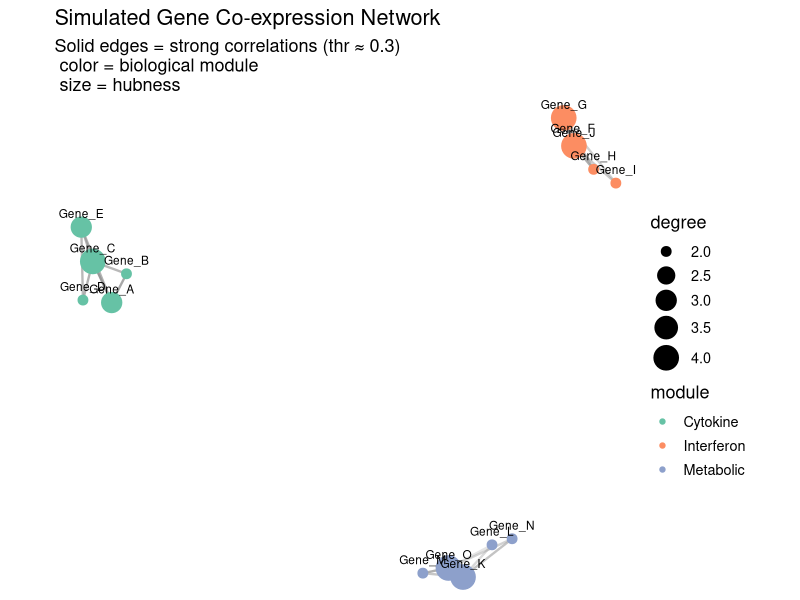
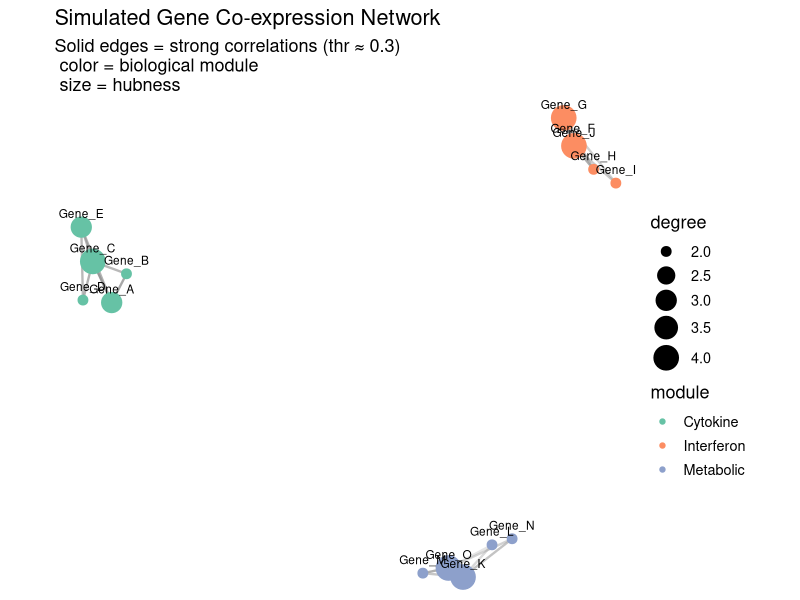
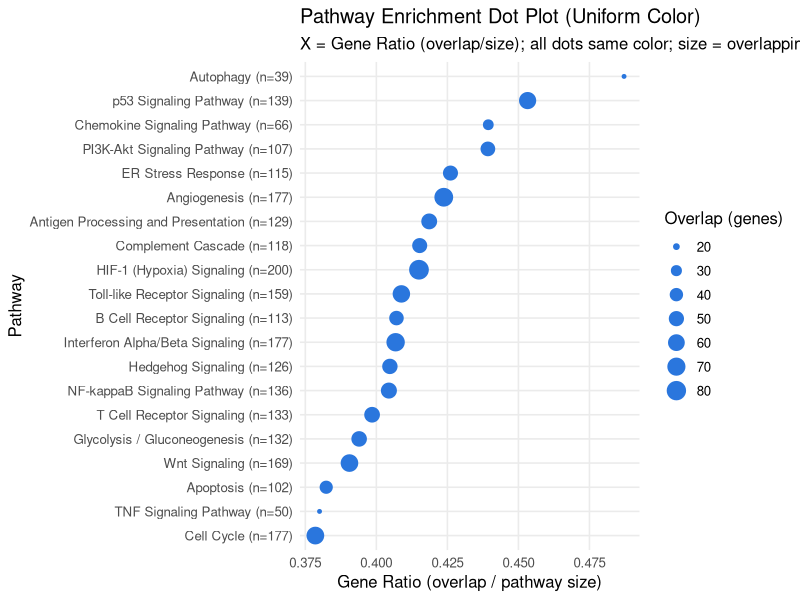
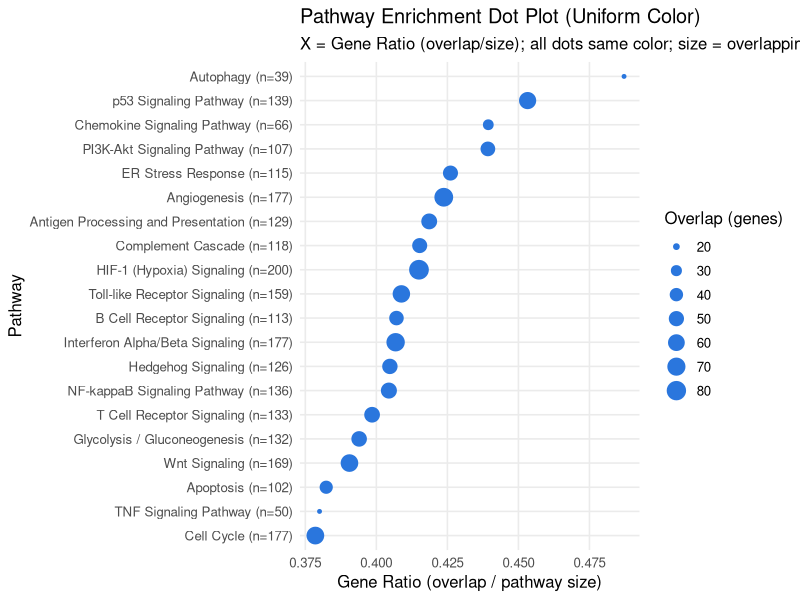

Reproduce these figures in R, in order.
## ---- chunk 1
#| fig-width: 8
#| fig-height: 9

# install.packages(c("tidyverse", "igraph", "ggraph"))  # if needed

library(tidyverse)
set.seed(2025)

# ---------- Simulate Data ----------
n  <- 40
p  <- 15
genes <- paste0("Gene_", LETTERS[1:p])
mod1 <- 1:5; mod2 <- 6:10; mod3 <- 11:15

z1 <- rnorm(n); z2 <- rnorm(n); z3 <- rnorm(n)
expr <- matrix(rnorm(n * p, sd = 0.35), nrow = n, ncol = p)
colnames(expr) <- genes
expr[, mod1] <- expr[, mod1] + 1.2*z1
expr[, mod2] <- expr[, mod2] + 1.2*z2
expr[, mod3] <- expr[, mod3] + 1.2*z3

# ---------- correlations & adaptive threshold ----------
C <- cor(expr)
diag(C) <- 0
abs_r <- abs(C[upper.tri(C)])

# primary threshold from the 70th percentile (tweak if you like)
thr <- unname(quantile(abs_r, 0.70))

edges <- as.data.frame(as.table(C)) |>
  rename(from = Var1, to = Var2, r = Freq) |>
  filter(from < to, abs(r) >= thr)

# if still no edges, build k-nearest neighbor edges (k = 2)
if (nrow(edges) == 0) {
  k <- 2
  combs <- lapply(seq_len(p), function(i){
    rr <- abs(C[i, ])
    rr[i] <- -Inf
    nbrs <- names(sort(rr, decreasing = TRUE))[seq_len(k)]
    tibble(from = colnames(C)[i], to = nbrs, r = C[i, nbrs])
  }) |> list_rbind()

  edges <- combs |>
    rowwise() |>
    mutate(a = min(from, to), b = max(from, to)) |>
    ungroup() |>
    distinct(a, b, .keep_all = TRUE) |>
    transmute(from = a, to = b, r)
}

# ---------- layout via MDS ----------
D <- 1 - abs(C); D[D < 0] <- 0
coords <- cmdscale(as.dist(D), k = 2)

nodes <- tibble(
  gene = rownames(coords),
  x = coords[,1],
  y = coords[,2],
  module = case_when(
    gene %in% genes[mod1] ~ "Cytokine",
    gene %in% genes[mod2] ~ "Interferon",
    TRUE                  ~ "Metabolic"
  )
)

# ---------- node degree ----------
deg <- edges |>
  select(from, to) |>
  pivot_longer(everything(), values_to = "gene") |>
  count(gene, name = "degree")

nodes <- nodes |>
  left_join(deg, by = "gene") |>
  mutate(degree = replace_na(degree, 0))

# join edge coordinates
edges_plot <- edges |>
  left_join(nodes, by = c("from" = "gene")) |>
  rename(x_from = x, y_from = y) |>
  left_join(nodes, by = c("to" = "gene")) |>
  rename(x_to = x, y_to = y) |>
  mutate(alpha = scales::rescale(abs(r), to = c(0.25, 1)))

# ---------- plot ----------
ggplot() +
  # solid grey edges
  geom_segment(
    data = edges_plot,
    aes(x = x_from, y = y_from, xend = x_to, yend = y_to, alpha = alpha),
    color = "grey60", linewidth = 0.8
  ) +
  # nodes
  geom_point(
    data = nodes,
    aes(x = x, y = y, color = module, size = degree)
  ) +
  geom_text(
    data = nodes,
    aes(x = x, y = y, label = gene),
    vjust = -1, size = 3
  ) +
  scale_alpha(range = c(0.25, 1), guide = "none") +
  scale_size_continuous(range = c(3, 8)) +
  scale_color_brewer(palette = "Set2") +
  coord_equal() +
  theme_void(base_size = 13) +
  labs(
    title = "Simulated Gene Co-expression Network",
    subtitle = paste0("Solid edges = strong correlations (thr ≈ ", round(thr, 2),
                      ") \n color = biological module \n size = hubness")
  )




## ---- chunk 2
#| fig-width: 8
#| fig-height: 9

# install.packages(c("tidyverse", "igraph", "ggraph"))  # if needed

library(tidyverse)
set.seed(2025)

# ---------- Simulate Data ----------
n  <- 40
p  <- 15
genes <- paste0("Gene_", LETTERS[1:p])
mod1 <- 1:5; mod2 <- 6:10; mod3 <- 11:15

z1 <- rnorm(n); z2 <- rnorm(n); z3 <- rnorm(n)
expr <- matrix(rnorm(n * p, sd = 0.35), nrow = n, ncol = p)
colnames(expr) <- genes
expr[, mod1] <- expr[, mod1] + 1.2*z1
expr[, mod2] <- expr[, mod2] + 1.2*z2
expr[, mod3] <- expr[, mod3] + 1.2*z3

# ---------- correlations & adaptive threshold ----------
C <- cor(expr)
diag(C) <- 0
abs_r <- abs(C[upper.tri(C)])

# primary threshold from the 70th percentile (tweak if you like)
thr <- unname(quantile(abs_r, 0.70))

edges <- as.data.frame(as.table(C)) |>
  rename(from = Var1, to = Var2, r = Freq) |>
  filter(from < to, abs(r) >= thr)

# if still no edges, build k-nearest neighbor edges (k = 2)
if (nrow(edges) == 0) {
  k <- 2
  combs <- lapply(seq_len(p), function(i){
    rr <- abs(C[i, ])
    rr[i] <- -Inf
    nbrs <- names(sort(rr, decreasing = TRUE))[seq_len(k)]
    tibble(from = colnames(C)[i], to = nbrs, r = C[i, nbrs])
  }) |> list_rbind()

  edges <- combs |>
    rowwise() |>
    mutate(a = min(from, to), b = max(from, to)) |>
    ungroup() |>
    distinct(a, b, .keep_all = TRUE) |>
    transmute(from = a, to = b, r)
}

# ---------- layout via MDS ----------
D <- 1 - abs(C); D[D < 0] <- 0
coords <- cmdscale(as.dist(D), k = 2)

nodes <- tibble(
  gene = rownames(coords),
  x = coords[,1],
  y = coords[,2],
  module = case_when(
    gene %in% genes[mod1] ~ "Cytokine",
    gene %in% genes[mod2] ~ "Interferon",
    TRUE                  ~ "Metabolic"
  )
)

# ---------- node degree ----------
deg <- edges |>
  select(from, to) |>
  pivot_longer(everything(), values_to = "gene") |>
  count(gene, name = "degree")

nodes <- nodes |>
  left_join(deg, by = "gene") |>
  mutate(degree = replace_na(degree, 0))

# join edge coordinates
edges_plot <- edges |>
  left_join(nodes, by = c("from" = "gene")) |>
  rename(x_from = x, y_from = y) |>
  left_join(nodes, by = c("to" = "gene")) |>
  rename(x_to = x, y_to = y) |>
  mutate(alpha = scales::rescale(abs(r), to = c(0.25, 1)))

# ---------- plot ----------
ggplot() +
  # solid grey edges
  geom_segment(
    data = edges_plot,
    aes(x = x_from, y = y_from, xend = x_to, yend = y_to, alpha = alpha),
    color = "grey60", linewidth = 0.8
  ) +
  # nodes
  geom_point(
    data = nodes,
    aes(x = x, y = y, color = module, size = degree)
  ) +
  geom_text(
    data = nodes,
    aes(x = x, y = y, label = gene),
    vjust = -1, size = 3
  ) +
  scale_alpha(range = c(0.25, 1), guide = "none") +
  scale_size_continuous(range = c(3, 8)) +
  scale_color_brewer(palette = "Set2") +
  coord_equal() +
  theme_void(base_size = 13) +
  labs(
    title = "Simulated Gene Co-expression Network",
    subtitle = paste0("Solid edges = strong correlations (thr ≈ ", round(thr, 2),
                      ") \n color = biological module \n size = hubness")
  )




## ---- chunk 3
#| fig-width: 8
#| fig-height: 9

# ---------------------------
# Pathway Enrichment Dot Plot with Uniform Color (Simulated Data)
# ---------------------------
library(tidyverse)

set.seed(7)

# 1) Simulate differential expression results
n_genes <- 3000
genes   <- paste0("G", seq_len(n_genes))

# effect sizes + p-values: mixture of null + signal
logFC <- rnorm(n_genes, 0, 0.6)
is_sig <- rbinom(n_genes, 1, prob = plogis(abs(logFC) - 1.0))  
pval <- ifelse(is_sig == 1, runif(n_genes, 1e-6, 0.01), runif(n_genes, 0.05, 1))

de <- tibble(gene = genes, logFC = logFC, pval = pval) |>
  mutate(fdr = p.adjust(pval, method = "BH"))

# "Selected" genes (e.g., DE at FDR < 0.05)
sel <- de |> filter(fdr < 0.05) |> pull(gene)

# 2) Realistic pathway names (common KEGG/Reactome/GO labels)
pathways <- c(
  "Interferon Alpha/Beta Signaling",
  "Interferon Gamma Signaling",
  "Cytokine Signaling in Immune System",
  "TNF Signaling Pathway",
  "NF-kappaB Signaling Pathway",
  "T Cell Receptor Signaling",
  "B Cell Receptor Signaling",
  "Antigen Processing and Presentation",
  "JAK-STAT Signaling Pathway",
  "Chemokine Signaling Pathway",
  "Complement Cascade",
  "Toll-like Receptor Signaling",
  "MAPK Signaling Pathway",
  "PI3K-Akt Signaling Pathway",
  "p53 Signaling Pathway",
  "Apoptosis",
  "Cell Cycle",
  "DNA Repair",
  "Oxidative Phosphorylation",
  "Glycolysis / Gluconeogenesis",
  "Fatty Acid Beta-Oxidation",
  "mTOR Signaling Pathway",
  "HIF-1 (Hypoxia) Signaling",
  "Unfolded Protein Response",
  "Autophagy",
  "ER Stress Response",
  "Notch Signaling",
  "Wnt Signaling",
  "Hedgehog Signaling",
  "Angiogenesis"
)

# Assign realistic pathway sizes (30–200 genes) and build gene sets
set_sizes <- sample(30:200, length(pathways), replace = TRUE)
gene_sets <- lapply(set_sizes, function(k) sample(genes, k))

# 3) ID over-representation test (Fisher's exact) per pathway
universe <- length(genes)
k_sel    <- length(sel)

enrich <- map2_dfr(pathways, gene_sets, function(path, set_genes) {
  k_in_set     <- length(intersect(set_genes, sel))
  set_size     <- length(set_genes)
  k_not_in_set <- k_sel - k_in_set
  not_set_size <- universe - set_size

  mat <- matrix(c(k_in_set, k_not_in_set,
                  set_size - k_in_set, not_set_size - k_not_in_set), nrow = 2)
  p <- fisher.test(mat, alternative = "greater")$p.value

  tibble(
    pathway = paste0(path, " (n=", set_size, ")"),
    set_size = set_size,
    overlap = k_in_set,
    p = p,
    gene_ratio = k_in_set / set_size
  )
})

enrich <- enrich |>
  mutate(fdr = p.adjust(p, method = "BH")) |>
  arrange(fdr, desc(gene_ratio)) |>
  slice_head(n = 20)

# 4) Plot
ggplot(enrich, aes(x = gene_ratio, y = reorder(pathway, gene_ratio))) +
  geom_point(aes(size = overlap), color = "#2A76DD") +   # same blue for all dots
  scale_size_continuous(name = "Overlap (genes)", breaks = pretty(enrich$overlap)) +
  labs(
    title = "Pathway Enrichment Dot Plot (Uniform Color)",
    subtitle = "X = Gene Ratio (overlap/size); all dots same color; size = overlapping genes",
    x = "Gene Ratio (overlap / pathway size)", y = "Pathway"
  ) +
  theme_minimal(base_size = 12) +
  theme(panel.grid.minor = element_blank())



## ---- chunk 4
#| fig-width: 8
#| fig-height: 9

# ---------------------------
# Pathway Enrichment Dot Plot with Uniform Color (Simulated Data)
# ---------------------------
library(tidyverse)

set.seed(7)

# 1) Simulate differential expression results
n_genes <- 3000
genes   <- paste0("G", seq_len(n_genes))

# effect sizes + p-values: mixture of null + signal
logFC <- rnorm(n_genes, 0, 0.6)
is_sig <- rbinom(n_genes, 1, prob = plogis(abs(logFC) - 1.0))  
pval <- ifelse(is_sig == 1, runif(n_genes, 1e-6, 0.01), runif(n_genes, 0.05, 1))

de <- tibble(gene = genes, logFC = logFC, pval = pval) |>
  mutate(fdr = p.adjust(pval, method = "BH"))

# "Selected" genes (e.g., DE at FDR < 0.05)
sel <- de |> filter(fdr < 0.05) |> pull(gene)

# 2) Realistic pathway names (common KEGG/Reactome/GO labels)
pathways <- c(
  "Interferon Alpha/Beta Signaling",
  "Interferon Gamma Signaling",
  "Cytokine Signaling in Immune System",
  "TNF Signaling Pathway",
  "NF-kappaB Signaling Pathway",
  "T Cell Receptor Signaling",
  "B Cell Receptor Signaling",
  "Antigen Processing and Presentation",
  "JAK-STAT Signaling Pathway",
  "Chemokine Signaling Pathway",
  "Complement Cascade",
  "Toll-like Receptor Signaling",
  "MAPK Signaling Pathway",
  "PI3K-Akt Signaling Pathway",
  "p53 Signaling Pathway",
  "Apoptosis",
  "Cell Cycle",
  "DNA Repair",
  "Oxidative Phosphorylation",
  "Glycolysis / Gluconeogenesis",
  "Fatty Acid Beta-Oxidation",
  "mTOR Signaling Pathway",
  "HIF-1 (Hypoxia) Signaling",
  "Unfolded Protein Response",
  "Autophagy",
  "ER Stress Response",
  "Notch Signaling",
  "Wnt Signaling",
  "Hedgehog Signaling",
  "Angiogenesis"
)

# Assign realistic pathway sizes (30–200 genes) and build gene sets
set_sizes <- sample(30:200, length(pathways), replace = TRUE)
gene_sets <- lapply(set_sizes, function(k) sample(genes, k))

# 3) ID over-representation test (Fisher's exact) per pathway
universe <- length(genes)
k_sel    <- length(sel)

enrich <- map2_dfr(pathways, gene_sets, function(path, set_genes) {
  k_in_set     <- length(intersect(set_genes, sel))
  set_size     <- length(set_genes)
  k_not_in_set <- k_sel - k_in_set
  not_set_size <- universe - set_size

  mat <- matrix(c(k_in_set, k_not_in_set,
                  set_size - k_in_set, not_set_size - k_not_in_set), nrow = 2)
  p <- fisher.test(mat, alternative = "greater")$p.value

  tibble(
    pathway = paste0(path, " (n=", set_size, ")"),
    set_size = set_size,
    overlap = k_in_set,
    p = p,
    gene_ratio = k_in_set / set_size
  )
})

enrich <- enrich |>
  mutate(fdr = p.adjust(p, method = "BH")) |>
  arrange(fdr, desc(gene_ratio)) |>
  slice_head(n = 20)

# 4) Plot
ggplot(enrich, aes(x = gene_ratio, y = reorder(pathway, gene_ratio))) +
  geom_point(aes(size = overlap), color = "#2A76DD") +   # same blue for all dots
  scale_size_continuous(name = "Overlap (genes)", breaks = pretty(enrich$overlap)) +
  labs(
    title = "Pathway Enrichment Dot Plot (Uniform Color)",
    subtitle = "X = Gene Ratio (overlap/size); all dots same color; size = overlapping genes",
    x = "Gene Ratio (overlap / pathway size)", y = "Pathway"
  ) +
  theme_minimal(base_size = 12) +
  theme(panel.grid.minor = element_blank())



